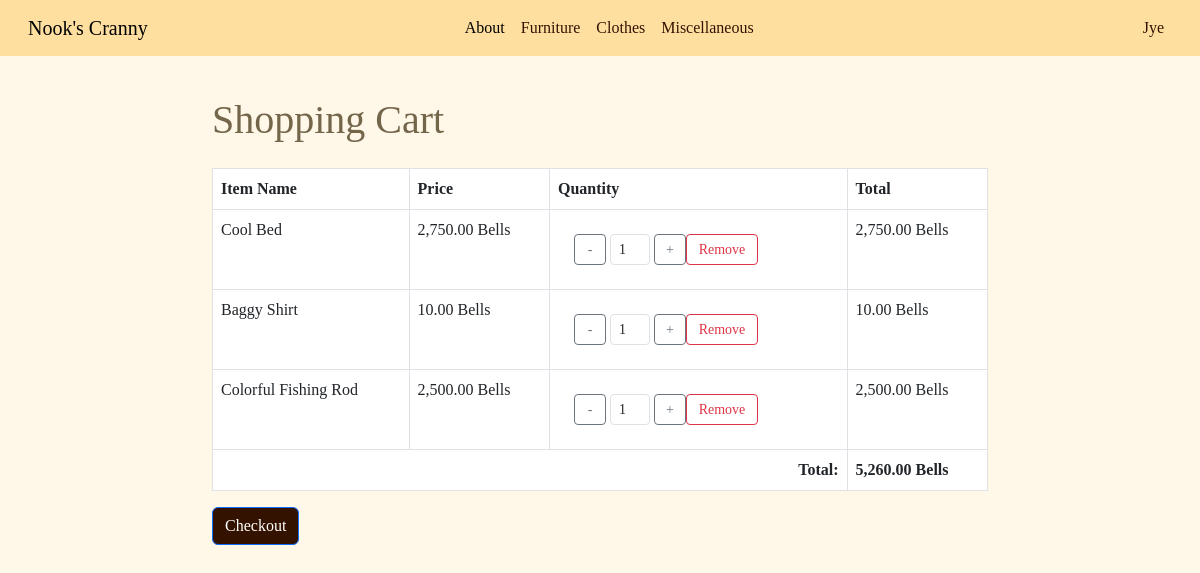
The app's page /pages/cart.php (signed in), older data.
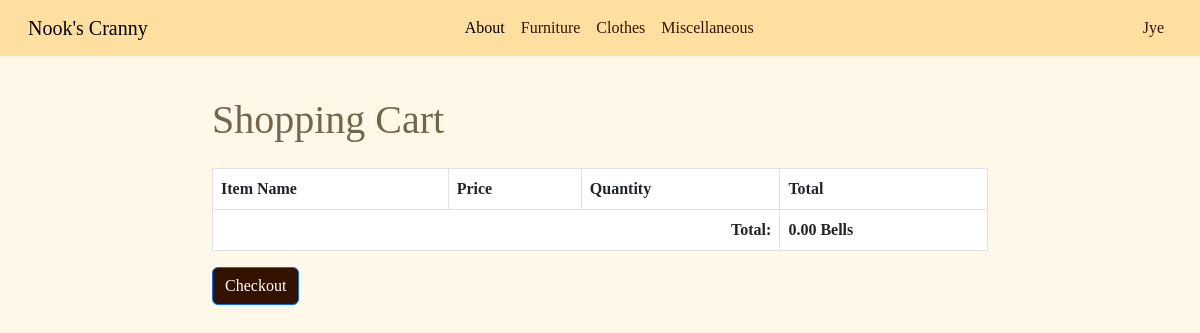
The same page, newer data.
### tables this page shows
CREATE TABLE `cart` (
  `order_id` int(11) NOT NULL,
  `user_id` int(11) DEFAULT NULL,
  `item_id` int(11) DEFAULT NULL,
  `quantity` int(11) DEFAULT NULL
);

CREATE TABLE `products` (
  `item_id` int(255) NOT NULL,
  `item_name` varchar(255) NOT NULL,
  `item_desc` varchar(1000) NOT NULL,
  `item_price` int(255) NOT NULL,
  `item_quantity` int(255) NOT NULL,
  `item_type` varchar(255) NOT NULL
);

### pages/cart.php (the view, shortened to what this page needs)
<?php
include "../php/db_conn.php";
$username = $_SESSION['username'];
$sql = "SELECT cart.order_id, cart.item_id, cart.quantity, products.item_name, products.item_price
        FROM cart
        INNER JOIN products ON cart.item_id = products.item_id
        INNER JOIN users ON cart.user_id = users.id
        WHERE users.username = ?";
$stmt = $conn->prepare($sql);
$stmt->bind_param('s', $username);
$stmt->execute();
$result = $stmt->get_result();
$totalPrice = 0;
?>
<!DOCTYPE html>
<html lang="en">
<head>
    <link rel="stylesheet" href="https://cdnjs.cloudflare.com/ajax/libs/bootstrap/5.3.0/css/bootstrap.min.css">
    <link rel="stylesheet" href="https://cdnjs.cloudflare.com/ajax/libs/bootstrap-icons/1.10.0/font/bootstrap-icons.min.css">
    <link rel="stylesheet" href="../style/cartstyle.css">
</head>
<body>
    <nav class="navbar navbar-expand-lg fixed-top" id="navbar">
        <div class="container-fluid" id="navbar-container">
            <a class="navbar-brand" href="../index.php" id="navbar-brand">Nook's Cranny</a>
            <div class="collapse navbar-collapse" id="navbarResponsive">
                <div class="navbar-nav mx-auto" id="navbar-nav-center">
                    <a class="nav-link active" href="#" id="nav-item-home">About</a>
                    <a class="nav-link" href="#" id="nav-item-about">Furniture</a>
                    <a class="nav-link" href="#" id="nav-item-services">Clothes</a>
                    <a class="nav-link" href="#" id="nav-item-contact">Miscellaneous</a>
                </div>
                <ul class="navbar-nav ms-auto" id="navbar-nav-right">
                    <li class="nav-item dropdown" id="nav-item-login">
                        <?php if (isset($_SESSION['username'])): ?>
                            <a class="nav-link" href="#" id="navbarDropdown" role="button" aria-expanded="false">
                                <?php echo htmlspecialchars($_SESSION['name']); ?>
                            </a>
                        <?php endif; ?>
                    </li>
                </ul>
            </div>
        </div>
    </nav>
    <div class="container-fluid mt-5">
        <div class="row justify-content-center align-items-center">
            <div class="col-lg-8">
                <h1 class="mb-4 mt-5">Shopping Cart</h1>
                <div class="table-responsive">
                    <table class="table table-bordered">
                        <thead>
                            <tr>
                                <th>Item Name</th>
                                <th>Price</th>
                                <th>Quantity</th>
                                <th>Total</th>
                            </tr>
                        </thead>
                        <tbody>
                        <?php while ($row = $result->fetch_assoc()) : ?>
                        <?php
                        $orderId = $row['order_id'];
                        $itemName = $row['item_name'];
                        $itemPrice = $row['item_price'];
                        $quantity = $row['quantity'];
                        $totalItemPrice = $itemPrice * $quantity;
                        $totalPrice += $totalItemPrice;
                        ?>
                        <tr>
                            <td><?php echo htmlspecialchars($itemName); ?></td>
                            <td><?php echo number_format($itemPrice, 2); ?> Bells</td>
                            <td style="padding: 3vh;">
                                <div class="d-flex align-items-center">
                                    <button class="btn btn-sm btn-outline-secondary btn-minus" data-order-id="<?php echo $orderId; ?>" data-item-price="<?php echo $itemPrice; ?>" style="width: 4vh;">-</button>
                                    <input id="quantity<?php echo $orderId; ?>" type="text" class="form-control form-control-sm quantity-input mx-1" value="<?php echo $quantity; ?>" readonly style="width: 5vh;">
                                    <button class="btn btn-sm btn-outline-secondary btn-plus" data-order-id="<?php echo $orderId; ?>" data-item-price="<?php echo $itemPrice; ?>" style="width: 4vh;">+</button>
                                    <button class="btn btn-sm btn-outline-danger btn-remove" data-order-id="<?php echo $orderId; ?>" style="width: 9vh;">Remove</button>
                                </div>
                            </td>
                            <td id="totalItemPrice<?php echo $orderId; ?>" class="item-total-price"><?php echo number_format($totalItemPrice, 2); ?> Bells</td>
                        </tr>
                    <?php endwhile; ?>
                            <tr>
                                <td colspan="3" class="text-end"><strong>Total:</strong></td>
                                <td id="totalPrice"><strong><?php echo number_format($totalPrice, 2); ?> Bells</strong></td>
                            </tr>
                        </tbody>
                    </table>
                </div>
                <button id="checkoutButton" class="btn btn-primary">Checkout</button>
            </div>
        </div>
    </div>
</body>
</html>

Row changes from the older to the newer data that the page shows:
removed cart: item.item_name "Cool Bed", item.item_price "2,750.00", quantity "1", totalItemPrice "2,750.00"
removed cart: item.item_name "Baggy Shirt", item.item_price "10.00", quantity "1", totalItemPrice "10.00"
removed cart: item.item_name "Colorful Fishing Rod", item.item_price "2,500.00", quantity "1", totalItemPrice "2,500.00"
Text that changed along with them:
$totalPrice: "5,260.00" → "0.00"
